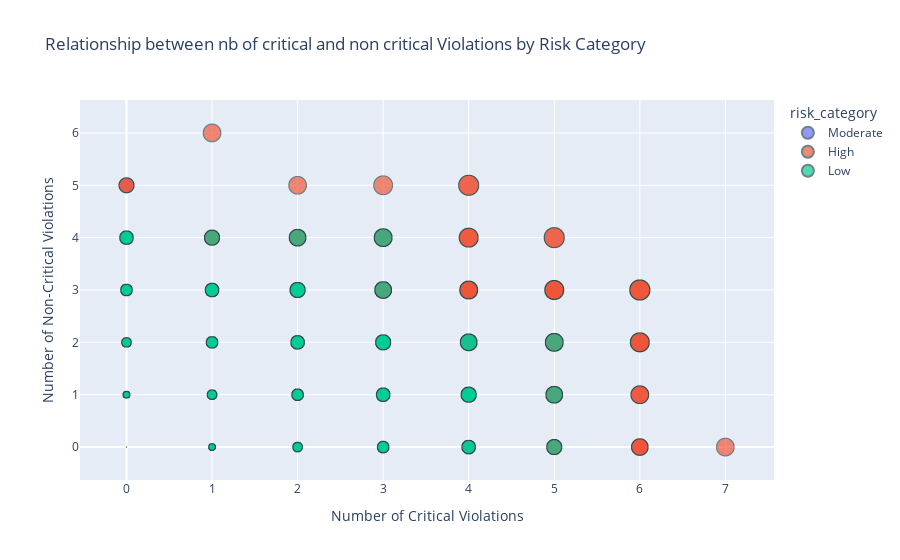

The cell this chart's notebook holds for it:
### Markdown cell above
##### 2.4.2. **Analyse critical flags, nb_violations and nb_past_inspections**

Analyse critical flag with risk category and the number of it

### Code cell
data_transformed['nb_non_critical_flags'] = data_transformed['nb_violations'] - data_transformed['nb_critical_flags']
fig = px.scatter(
    data_transformed,
    x="nb_critical_flags",
    y="nb_non_critical_flags",
    size="nb_violations",
    color="risk_category",
    hover_data=["camis"],
    labels={
        "nb_critical_flags": "Number of Critical Violations",
        "nb_non_critical_flags": "Number of Non-Critical Violations",
        "nb_violations": "Total Violations"
    },
    title="Relationship between nb of critical and non critical Violations by Risk Category"
)

fig.update_traces(marker=dict(line=dict(width=1, color='DarkSlateGrey')))
fig.show()

### Figure 1 — Plotly figure (JSON) as saved in the notebook; plotly's stock layout.template omitted (floating-point values rounded to 4 significant figures; data arrays with more than 128 entries replaced by an {"elided": "..."} marker saying what was removed)
{"data": [{"customdata": {"elided": "14295x1 int values"}, "hovertemplate": "risk_category=Moderate<br>Number of Critical Violations=%{x}<br>Number of Non-Critical Violations=%{y}<br>Total Violations=%{marker.size}<br>camis=%{customdata[0]}<extra></extra>", "legendgroup": "Moderate", "marker": {"color": "#636efa", "line": {"color": "DarkSlateGrey", "width": 1}, "size": {"elided": "14295 int values"}, "sizemode": "area", "sizeref": 0.0225, "symbol": "circle"}, "mode": "markers", "name": "Moderate", "showlegend": true, "type": "scattergl", "x": {"elided": "14295 int values"}, "xaxis": "x", "y": {"elided": "14295 int values"}, "yaxis": "y"}, {"customdata": {"elided": "12947x1 int values"}, "hovertemplate": "risk_category=High<br>Number of Critical Violations=%{x}<br>Number of Non-Critical Violations=%{y}<br>Total Violations=%{marker.size}<br>camis=%{customdata[0]}<extra></extra>", "legendgroup": "High", "marker": {"color": "#EF553B", "line": {"color": "DarkSlateGrey", "width": 1}, "size": {"elided": "12947 int values"}, "sizemode": "area", "sizeref": 0.0225, "symbol": "circle"}, "mode": "markers", "name": "High", "showlegend": true, "type": "scattergl", "x": {"elided": "12947 int values"}, "xaxis": "x", "y": {"elided": "12947 int values"}, "yaxis": "y"}, {"customdata": {"elided": "28627x1 int values"}, "hovertemplate": "risk_category=Low<br>Number of Critical Violations=%{x}<br>Number of Non-Critical Violations=%{y}<br>Total Violations=%{marker.size}<br>camis=%{customdata[0]}<extra></extra>", "legendgroup": "Low", "marker": {"color": "#00cc96", "line": {"color": "DarkSlateGrey", "width": 1}, "size": {"elided": "28627 int values"}, "sizemode": "area", "sizeref": 0.0225, "symbol": "circle"}, "mode": "markers", "name": "Low", "showlegend": true, "type": "scattergl", "x": {"elided": "28627 int values"}, "xaxis": "x", "y": {"elided": "28627 int values"}, "yaxis": "y"}], "layout": {"legend": {"itemsizing": "constant", "title": {"text": "risk_category"}, "tracegroupgap": 0}, "title": {"text": "Relationship between nb of critical and non critical Violations by Risk Category"}, "xaxis": {"anchor": "y", "domain": [0, 1], "title": {"text": "Number of Critical Violations"}}, "yaxis": {"anchor": "x", "domain": [0, 1], "title": {"text": "Number of Non-Critical Violations"}}}}
